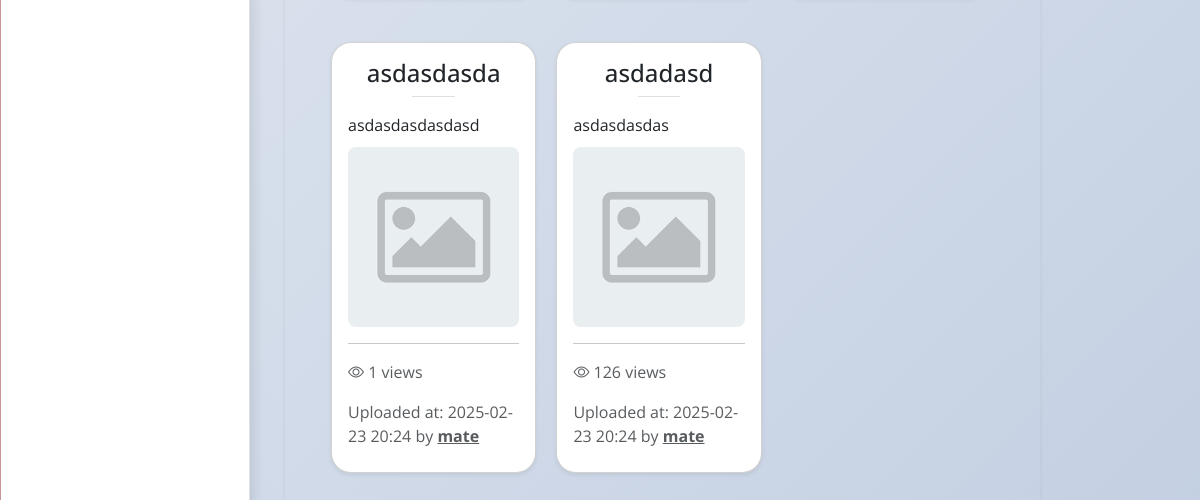
Page /gaming/ (lower part) on the earlier database version.
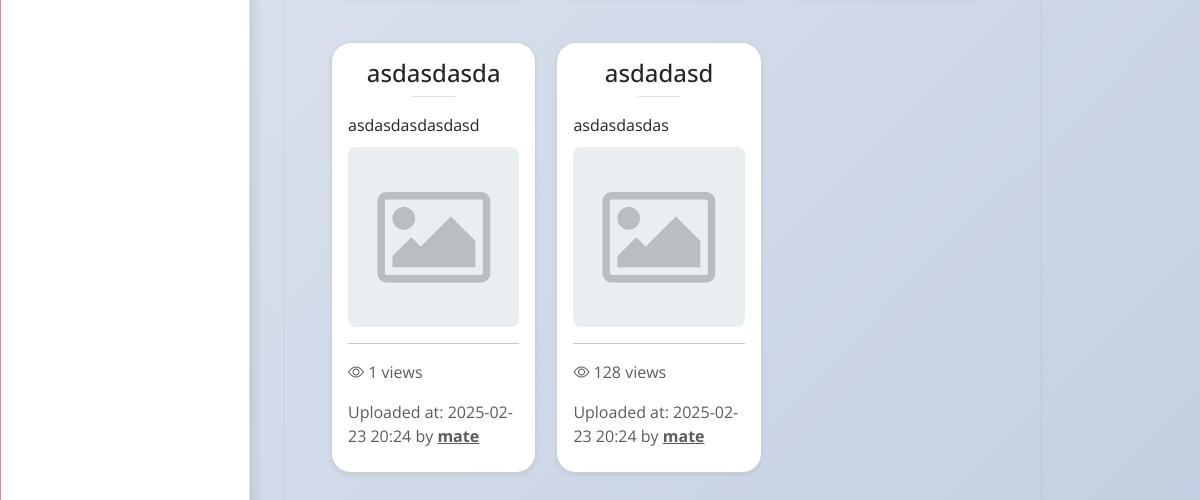
Same page on the later database version.
### youtube/models.py (models this page shows, shortened)
class Video(models.Model):
    CATEGORY_CHOICES=[
        ('other', 'Other'),
        ('game', 'Game'),
        ('entertainment', 'Entertainment'),
        ('music', 'Music'),
        ('shows', 'Shows'),
    ]
    STATUS_CHOICES=[
        ('public', 'Public'),
        ('unlisted', 'Unlisted'),
        ('private', 'Private'),
    ]
    title = models.CharField(max_length=255)
    description = models.TextField(blank=True)
    video_file = models.FileField(upload_to='videos/', validators=[validate_video_size])
    image_file = models.FileField(upload_to='images/')
    views = models.IntegerField(default=0)
    hasPinned = models.BooleanField(default=False)
    like_counter = models.IntegerField(default=0)
    uploaded_at = models.DateTimeField(auto_now_add=True)
    status = models.CharField(max_length=20, choices=STATUS_CHOICES, default='public')
    user = models.ForeignKey(User, on_delete=models.CASCADE)
    category = models.CharField(max_length=30, choices=CATEGORY_CHOICES, default='other')

class User(AbstractUser):
    GENDER_CHOICES = [
        ('none', 'None'),
        ('male', 'Male'),
        ('female', 'Female'),
    ]
    followers_count = models.IntegerField(default=0)
    following_count = models.IntegerField(default=0)
    allowed = models.BooleanField(default=False)
    premium = models.BooleanField(default=False)
    description = models.TextField(blank=True, null=True, default='')
    gender = models.CharField(max_length=10, choices=GENDER_CHOICES, default='none')

### youtube/views.py (the view)
# urls.py: path('gaming/', views.gaming_view, name="view_gaming"),
def gaming_view(request):
    if request.method == 'GET':
        videos = Video.objects.filter(category='game', status='public')
        return render(request, "youtube/gaming.html",{
            "videos": videos
        })
    return JsonResponse({
    "success": False,
    "error": "Invalid request method."
    }, status=400)

### youtube/templates/youtube/gaming.html (shortened to what this page needs)
{% extends "youtube/layout.html" %}
{% load static %}
{% block body %}
<div class="index">
    <div class="videos ml-5 mr-5  p-5 shadow-sm rounded-4">
        <div class="row">
            {% for video in videos %}
            <div class="col-lg-4 col-md-6 col-sm-12 mb-4 video-card" data-video-id="{{video.id}}" id="video-card-{{video.id}}">
                <a href="{% url 'view_video' video.id %}" class="anchor-card text-decoration-none">
                    <div class="video-container card shadow-sm p-3">
                        <h4 class="card-title {% if not video.description%} mb-5 {% endif %} text-center">{{ video.title }}</h4>
                        <hr style="width: 25%; color:grey;" class="d-flex justify-content-center m-auto mb-3">
                        {% if video.description %}
                        <p class="card-text mb-4" style="max-height: 10px;">{{ video.description }}</p>
                        {% endif %}
                        <img src="{{ video.image_file.url }}"
                        alt="{{ video.title }} thumbnail"
                        class="card-img-top img-fluid"
                        style="height: 250px; width: 100%; object-fit: cover; border-radius: 8px;">
                        <hr>
                        <p class="mb-2 text-muted">
                            <i class="bi bi-eye"></i> {{video.views}} views
                        </p>
                        <p class="mt-2 text-muted">
                            Uploaded at: {{ video.uploaded_at|date:"Y-m-d H:i" }} by
                            <strong><a href="{% url 'user_profile' video.user.id %}" class="text-muted">{{ video.user }}</a></strong>
                        </p>
                    </div>
                </a>
            </div>
            {% empty %}
            <div class="col-12 text-center">
                <p>No videos available at the moment.</p>
            </div>
            {% endfor %}
        </div>
    </div>
</div>
</div>
{% endblock %}

Differences in the rows shown:
changed Video "asdadasd": views "126" → "128"
